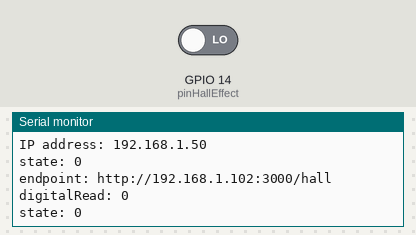
The sketch below on a simulated ESP8266 (NodeMCU). On the bench: the last lines printed to the serial monitor. The test bench sets the inputs (shaded band); at power-on: GPIO 14 (pinHallEffect) LOW. WiFi joins after 1.5 s; servers stay silent unless stated; uploads are accepted with an empty reply.

Above: at 2.7 s.
2.8 s: GPIO 14 (pinHallEffect) driven HIGH
At 5.6 s:
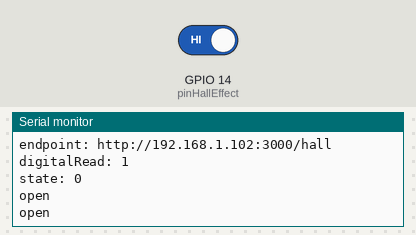
6.0 s: GPIO 14 (pinHallEffect) driven LOW
At 9.3 s:
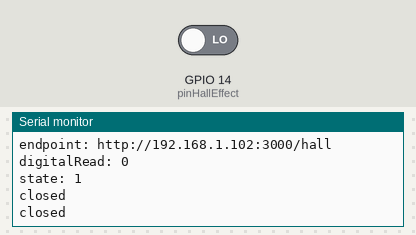

The sketch:

Hall_Effect_Post.ino
```cpp
// #define ESP_DRD_USE_SPIFFS true

#include <Arduino.h>
//#include <FS.h>
//#include <SPIFFS.h>
#include <WiFiManager.h>
#include <ESP8266WiFi.h>
#include <ESP8266HTTPClient.h>
#include <ESP8266mDNS.h>
//#include <ArduinoJson.h>

// JSON configuration file
//#define JSON_CONFIG_FILE "/test/config.json"

//const char *ssid = "SONRASI_YOKTU";          //Enter SSID
//const char *password = "BuuRA03045025";  //Enter Password

// const int pinWifi = 0;
const int pinHallEffect = 14;

String windowState;
// char endpoint[40] = "http://192.168.1.102:3000/hall";
String endpoint = "http://192.168.1.102:3000/hall";

int state;

WiFiManager wm;

// Flag for saving data
//bool shouldSaveConfig = false;

// Save Config in JSON format
//void saveConfigFile() {
//  Serial.println(F("Saving configuration..."));
//
//  // Create a JSON document
//  StaticJsonDocument<512> json;
//  json["endpoint"] = endpoint;
//
//  // Open config file
//  File configFile = SPIFFS.open(JSON_CONFIG_FILE, "w");
//
//  if (!configFile) {
//    // Error, file did not open
//    Serial.println("failed to open config file for writing");
//  }
//
//  // Serialize JSON data to write to file
//  serializeJsonPretty(json, Serial);
//
//  if (serializeJson(json, configFile) == 0) {
//    // Error writing file
//    Serial.println(F("Failed to write to file"));
//  }
//  // Close file
//  configFile.close();
//}

//bool loadConfigFile() {
//  // Load existing configuration file
//
//  // Uncomment if we need to format filesystem
//  // SPIFFS.format();
//
//  // Read configuration from FS json
//  Serial.println("Mounting File System...");
//
//  // May need to make it begin(true) first time you are using SPIFFS
//  if (SPIFFS.begin(false) || SPIFFS.begin(true)) {
//    Serial.println("mounted file system");
//    if (SPIFFS.exists(JSON_CONFIG_FILE)) {
//      // The file exists, reading and loading
//      Serial.println("reading config file");
//
//      File configFile = SPIFFS.open(JSON_CONFIG_FILE, "r");
//
//      if (configFile) {
//        Serial.println("Opened configuration file");
//        StaticJsonDocument<512> json;
//
//        DeserializationError error = deserializeJson(json, configFile);
//        serializeJsonPretty(json, Serial);
//
//        if (!error) {
//          Serial.println("Parsing JSON");
//          strcpy(endpoint, json["endpoint"]);
//          return true;
//        } else {
//          // Error loading JSON data
//          Serial.println("Failed to load json config");
//        }
//      }
//    }
//  } else {
//    // Error mounting file system
//    Serial.println("Failed to mount FS");
//  }
//
//  return false;
//}

// Callback notifying us of the need to save configuration
//void saveConfigCallback() {
//  Serial.println("Should save config");
//  shouldSaveConfig = true;
//}

void setup() {
  // pinMode(pinWifi, OUTPUT);
  pinMode(pinHallEffect, INPUT);

  // Change to true when testing to force configuration every time we run
//  bool forceConfig = false;

//  bool spiffsSetup = loadConfigFile();

//  if (!spiffsSetup) {
//    Serial.println(F("Forcing config mode as there is no saved config"));
//    forceConfig = true;
//  }

  // Explicitly set Wi-Fi mode
  WiFi.mode(WIFI_STA);

  // Setup Serial monitor
  Serial.begin(115200);
  delay(10);

  // Connect to Wi-Fi
//  WiFi.begin(ssid, password);
//  while (WiFi.status() != WL_CONNECTED) {
//    delay(500);
//    Serial.print("*");
//  }

  // Reset settings (only for development)
  // wm.resetSettings();

//  wm.setSaveConfigCallback(saveConfigCallback);

  // define a text box, 50 characters maximum
//  WiFiManagerParameter ip_text_box("ip_text", "Enter endpoint", "", 50);

  // add custom parameter
//  wm.addParameter(&ip_text_box);

  bool res;

  res = wm.autoConnect("AutoConnectAP", "password");

  Serial.println(res);

  if (res) {
    if (MDNS.begin("esp8266")) {
      // digitalWrite(pinWifi, HIGH);
    }
  }

  // If we get here, we are connected to the Wi-Fi
  Serial.println("");
  Serial.println("WiFi connected");
  Serial.print("IP address: ");
  Serial.println(WiFi.localIP());

  state = digitalRead(pinHallEffect);

  Serial.print("state: ");
  Serial.println(state);

  // Let's deal with the user config values

  // Copy the string value
//  strcpy(endpoint, ip_text_box.getValue());
//  Serial.print("endpoint: ");
//  Serial.println(endpoint);

  // Save the custom parameters to FS
//  if (shouldSaveConfig) {
//    saveConfigFile();
//  }
}

void loop() {
  if (WiFi.status() == WL_CONNECTED) {
    // digitalWrite(pinWifi, HIGH);

    WiFiClient client;
    HTTPClient http;

    Serial.print("endpoint: ");
    Serial.println(String(endpoint));

    http.begin(client, endpoint);  // HTTP
    http.addHeader("Content-Type", "application/json");

    Serial.print("digitalRead: ");
    Serial.println(digitalRead(pinHallEffect));

    Serial.print("state: ");
    Serial.println(state);

    if (digitalRead(pinHallEffect) != state) {
      if (digitalRead(pinHallEffect) == LOW) {
        Serial.println("closed");
        windowState = "closed";
        state = 0;
      } else {
        Serial.println("open");
        windowState = "open";
        state = 1;
      }

      // http.POST("{\"window\":\"salon1\",\"state\":\"" + windowState + "\"}");
      http.POST(windowState);
      Serial.println(windowState);


      // Serial.println("{\"window\":\"salon1\",\"state\": \"" + windowState + "\"  }");
    }
  }

  delay(3000);
}
```

Measured:
- after the input at 2.8 s, the serial monitor: prints a new line after 1.7 s (image 1)
- after the input at 6.0 s, the serial monitor: prints a new line after 1.7 s (image 2)
